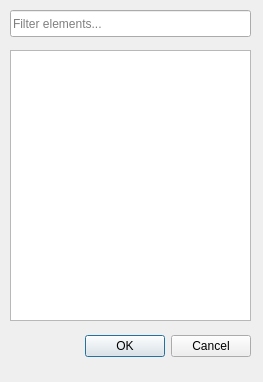
<?xml version="1.0" encoding="UTF-8"?>
<ui version="4.0">
 <class>CClusterEditorAddDialog</class>
 <widget class="QDialog" name="CClusterEditorAddDialog">
  <property name="geometry">
   <rect>
    <x>0</x>
    <y>0</y>
    <width>263</width>
    <height>382</height>
   </rect>
  </property>
  <property name="windowTitle">
   <string>Dialog</string>
  </property>
  <widget class="QDialogButtonBox" name="buttonBox">
   <property name="geometry">
    <rect>
     <x>10</x>
     <y>330</y>
     <width>241</width>
     <height>32</height>
    </rect>
   </property>
   <property name="orientation">
    <enum>Qt::Horizontal</enum>
   </property>
   <property name="standardButtons">
    <set>QDialogButtonBox::Cancel|QDialogButtonBox::Ok</set>
   </property>
  </widget>
  <widget class="QLineEdit" name="lineEditFilter">
   <property name="geometry">
    <rect>
     <x>10</x>
     <y>10</y>
     <width>241</width>
     <height>27</height>
    </rect>
   </property>
   <property name="placeholderText">
    <string>Filter elements...</string>
   </property>
  </widget>
  <widget class="QListView" name="listViewElements">
   <property name="geometry">
    <rect>
     <x>10</x>
     <y>50</y>
     <width>241</width>
     <height>271</height>
    </rect>
   </property>
   <property name="selectionMode">
    <enum>QAbstractItemView::MultiSelection</enum>
   </property>
  </widget>
 </widget>
 <resources/>
 <connections>
  <connection>
   <sender>buttonBox</sender>
   <signal>accepted()</signal>
   <receiver>CClusterEditorAddDialog</receiver>
   <slot>accept()</slot>
   <hints>
    <hint type="sourcelabel">
     <x>248</x>
     <y>254</y>
    </hint>
    <hint type="destinationlabel">
     <x>157</x>
     <y>274</y>
    </hint>
   </hints>
  </connection>
  <connection>
   <sender>buttonBox</sender>
   <signal>rejected()</signal>
   <receiver>CClusterEditorAddDialog</receiver>
   <slot>reject()</slot>
   <hints>
    <hint type="sourcelabel">
     <x>316</x>
     <y>260</y>
    </hint>
    <hint type="destinationlabel">
     <x>286</x>
     <y>274</y>
    </hint>
   </hints>
  </connection>
 </connections>
</ui>
